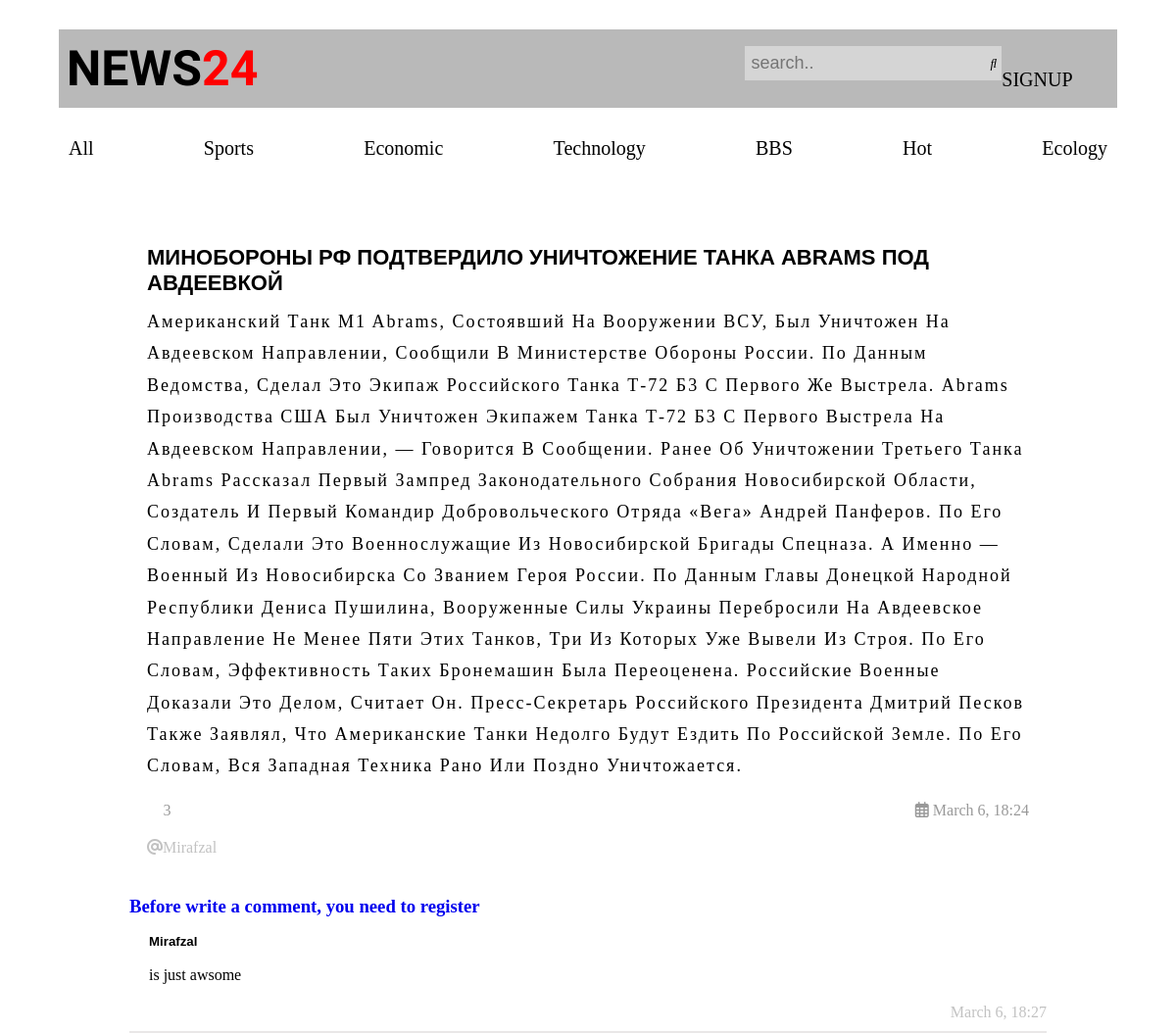
/7/, run on an earlier commit of the app's database.
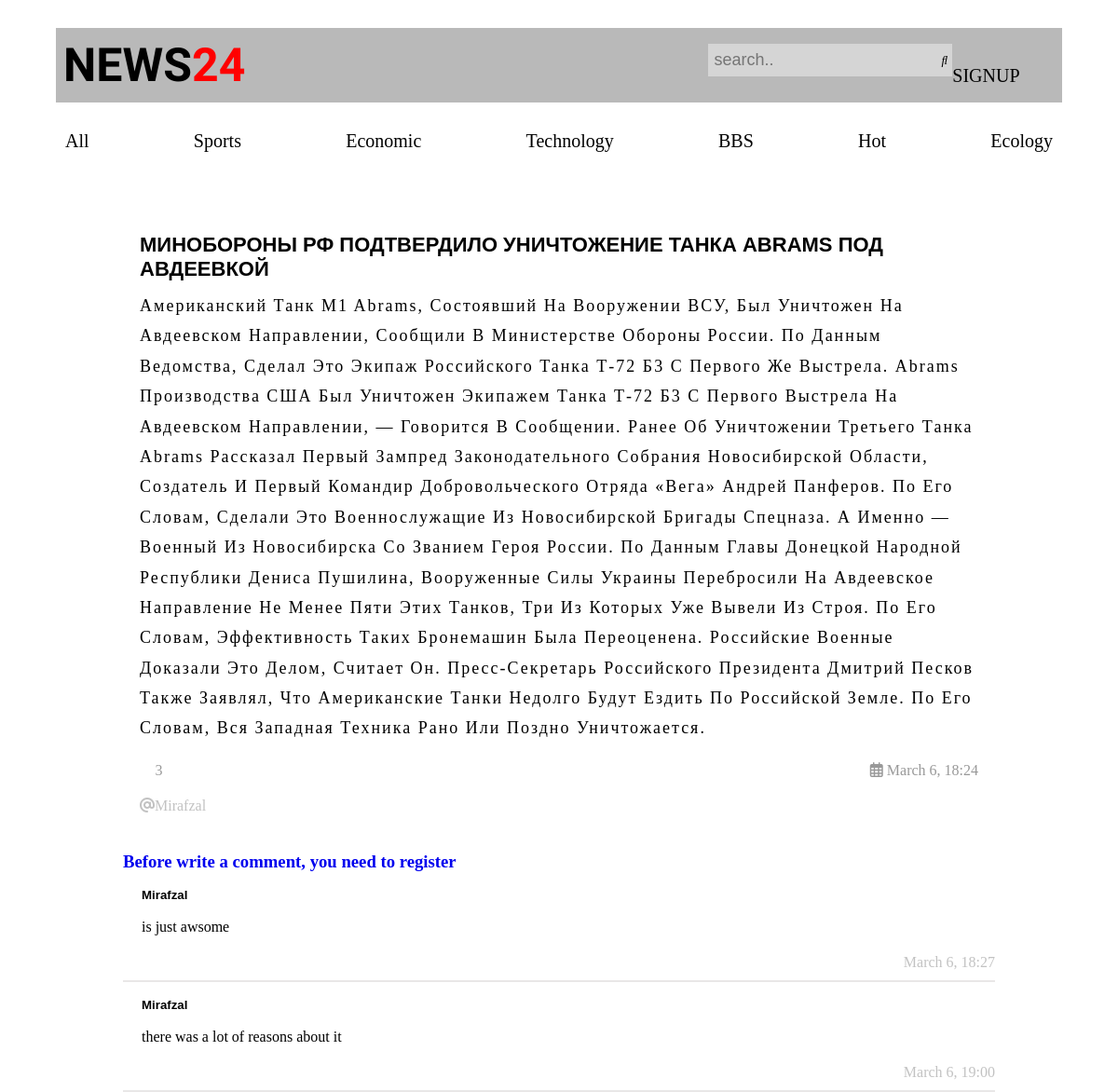
And on a later commit of the database.
### news/models.py (models this page shows, shortened)
class Comment(models.Model):
    author = models.ForeignKey(User, on_delete=models.CASCADE)
    name = models.CharField(max_length=250, blank=True)
    content = models.TextField()
    post = models.ForeignKey(News, on_delete=models.CASCADE, related_name='comments')
    created_at = models.DateTimeField(auto_now_add=True)
    class Meta:
        ordering = ['created_at']
        indexes = [
            models.Index(fields=['created_at'])
        ]

### news/views.py (the view)
# urls.py: path('<int:id>/', views.news_detail, name='news_detail'),
def news_detail(request, id):
    news = get_object_or_404(News, id=id, status=News.Status.PUBLISHED)
    viewed_news = set(request.session.get('viewed_news', []))
    if id not in viewed_news:
        news.increase_view()  # Это метод, который вы должны добавить в вашу модель News
        viewed_news.add(id)
        request.session['viewed_news'] = list(viewed_news)
    news = get_object_or_404(News, id=id, status=News.Status.PUBLISHED)
    return render(request, 'news/news_detail.html', {'news_detail': news})

### news/models.py (called while the page is built)
    def increase_view(self):
        self.view += 1
        self.save()

### news/templates/news/news_detail.html (shortened to what this page needs)
{% extends 'base.html' %}
{% block body %}
    <div class="container">
        <div class="title-nw">
            <h4>{{ news_detail.title }}</h4>
        </div>
        <div class="news-body">
            <p>{{ news_detail.body }}</p>
        </div>
        <div class="author-dt">
            <p><i class="fa-duotone fa-eye"></i> {{ news_detail.view }}</p>
            <p><i class="fa-sharp fa-regular fa-calendar-days"></i> {{ news_detail.created_at|date:"F j, H:i" }}</p>
        </div>
        <p style="color: #9999; text-transform: capitalize; margin-top: 20px;"><i class="fa-sharp fa-solid fa-at"></i>{{ news_detail.author }}</p>
    </div>
    <div class="comments">
        {% if user.is_authenticated %}
            <div class="add-comment">
            <form class="form-comment" action="{% url 'post_comment' post_id=news_detail.id %}" method="POST">
                {% csrf_token %}
                <textarea placeholder="write your comment.." name="content" cols="40" rows="10" required="" id="id_content"></textarea>
                <button class="bt-comment" type="submit">ADD</button>
            </form>
        {% if form_comment.errors %}
            <div class="alert alert-danger">
                <strong>Error!</strong> Please correct the following errors.
                <ul>
                    {% for error in form_comment.errors %}
                        <li>{{ error }}</li>
                    {% endfor %}
                </ul>
            </div>
{% endif %}
</div>
        <i class="fa-duotone fa-comments"></i> <b> COMMENTS:</b>
        <div class="line-cm"></div>
        {% else %}
            <h3><a style="text-decoration: none" href="{% url 'sign-up' %}">Before write a comment, you need to register</a></h3>
        {% endif %}
        {% for comment in news_detail.comments.all %}
            <div class="card-comment">
                <div class="profile">
                    <div class="name">
                        <h5 style="font-family: Arial">{{ comment.author.username }}</h5>
                    </div>
                </div>
                <div class="body">
                    <p>{{ comment.content }}</p>
                </div>
                <div class="time">
                    {{ comment.created_at|date:"F j, H:i" }}
                </div>
            </div>
        {% endfor %}
    </div>
{% endblock body %}

What changed in the data, as far as the page shows it:
added Comment: author.username "Mirafzal", content "there was a lot of reasons about it", created_at "March 6, 19:00"
